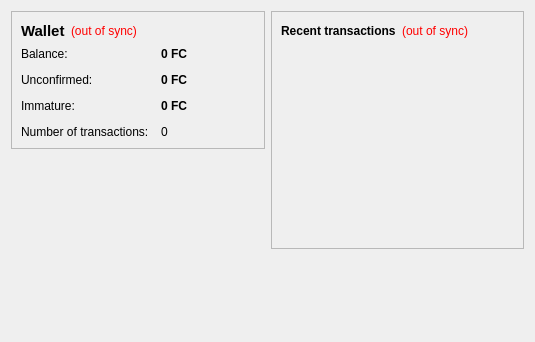
<?xml version="1.0" encoding="UTF-8"?>
<ui version="4.0">
 <class>OverviewPage</class>
 <widget class="QWidget" name="OverviewPage">
  <property name="geometry">
   <rect>
    <x>0</x>
    <y>0</y>
    <width>535</width>
    <height>342</height>
   </rect>
  </property>
  <property name="windowTitle">
   <string>Form</string>
  </property>
  <layout class="QHBoxLayout" name="horizontalLayout" stretch="1,1">
   <item>
    <layout class="QVBoxLayout" name="verticalLayout_2">
     <item>
      <widget class="QFrame" name="frame">
       <property name="frameShape">
        <enum>QFrame::StyledPanel</enum>
       </property>
       <property name="frameShadow">
        <enum>QFrame::Raised</enum>
       </property>
       <layout class="QVBoxLayout" name="verticalLayout_4">
        <item>
         <layout class="QHBoxLayout" name="horizontalLayout_4">
          <item>
           <widget class="QLabel" name="label_5">
            <property name="font">
             <font>
              <pointsize>11</pointsize>
              <weight>75</weight>
              <bold>true</bold>
             </font>
            </property>
            <property name="text">
             <string>Wallet</string>
            </property>
           </widget>
          </item>
          <item>
           <widget class="QLabel" name="labelWalletStatus">
            <property name="toolTip">
             <string>The displayed information may be out of date. Your wallet automatically synchronizes with the Turko network after a connection is established, but this process has not completed yet.</string>
            </property>
            <property name="styleSheet">
             <string notr="true">QLabel { color: red; }</string>
            </property>
            <property name="text">
             <string notr="true">(out of sync)</string>
            </property>
            <property name="alignment">
             <set>Qt::AlignLeading|Qt::AlignLeft|Qt::AlignVCenter</set>
            </property>
           </widget>
          </item>
          <item>
           <spacer name="horizontalSpacer_2">
            <property name="orientation">
             <enum>Qt::Horizontal</enum>
            </property>
            <property name="sizeHint" stdset="0">
             <size>
              <width>40</width>
              <height>20</height>
             </size>
            </property>
           </spacer>
          </item>
         </layout>
        </item>
        <item>
         <layout class="QFormLayout" name="formLayout_2">
          <property name="fieldGrowthPolicy">
           <enum>QFormLayout::AllNonFixedFieldsGrow</enum>
          </property>
          <property name="horizontalSpacing">
           <number>12</number>
          </property>
          <property name="verticalSpacing">
           <number>12</number>
          </property>
          <item row="0" column="0">
           <widget class="QLabel" name="label">
            <property name="text">
             <string>Balance:</string>
            </property>
           </widget>
          </item>
          <item row="0" column="1">
           <widget class="QLabel" name="labelBalance">
            <property name="font">
             <font>
              <weight>75</weight>
              <bold>true</bold>
             </font>
            </property>
            <property name="cursor">
             <cursorShape>IBeamCursor</cursorShape>
            </property>
            <property name="toolTip">
             <string>Your current balance</string>
            </property>
            <property name="text">
             <string notr="true">0 FC</string>
            </property>
            <property name="textInteractionFlags">
             <set>Qt::LinksAccessibleByMouse|Qt::TextSelectableByKeyboard|Qt::TextSelectableByMouse</set>
            </property>
           </widget>
          </item>
          <item row="1" column="0">
           <widget class="QLabel" name="label_3">
            <property name="text">
             <string>Unconfirmed:</string>
            </property>
           </widget>
          </item>
          <item row="1" column="1">
           <widget class="QLabel" name="labelUnconfirmed">
            <property name="font">
             <font>
              <weight>75</weight>
              <bold>true</bold>
             </font>
            </property>
            <property name="cursor">
             <cursorShape>IBeamCursor</cursorShape>
            </property>
            <property name="toolTip">
             <string>Total of transactions that have yet to be confirmed, and do not yet count toward the current balance</string>
            </property>
            <property name="text">
             <string notr="true">0 FC</string>
            </property>
            <property name="textInteractionFlags">
             <set>Qt::LinksAccessibleByMouse|Qt::TextSelectableByKeyboard|Qt::TextSelectableByMouse</set>
            </property>
           </widget>
          </item>
          <item row="3" column="0">
           <widget class="QLabel" name="label_2">
            <property name="text">
             <string>Number of transactions:</string>
            </property>
           </widget>
          </item>
          <item row="3" column="1">
           <widget class="QLabel" name="labelNumTransactions">
            <property name="toolTip">
             <string>Total number of transactions in wallet</string>
            </property>
            <property name="text">
             <string notr="true">0</string>
            </property>
           </widget>
          </item>
          <item row="2" column="0">
           <widget class="QLabel" name="labelImmatureText">
            <property name="text">
             <string>Immature:</string>
            </property>
           </widget>
          </item>
          <item row="2" column="1">
           <widget class="QLabel" name="labelImmature">
            <property name="font">
             <font>
              <weight>75</weight>
              <bold>true</bold>
             </font>
            </property>
            <property name="toolTip">
             <string>Mined balance that has not yet matured</string>
            </property>
            <property name="text">
             <string notr="true">0 FC</string>
            </property>
            <property name="textInteractionFlags">
             <set>Qt::LinksAccessibleByMouse|Qt::TextSelectableByKeyboard|Qt::TextSelectableByMouse</set>
            </property>
           </widget>
          </item>
         </layout>
        </item>
       </layout>
      </widget>
     </item>
     <item>
      <widget class="QLabel" name="icon">
       <property name="sizePolicy">
        <sizepolicy hsizetype="Expanding" vsizetype="Expanding">
         <horstretch>1</horstretch>
         <verstretch>1</verstretch>
        </sizepolicy>
       </property>
       <property name="minimumSize">
        <size>
         <width>56</width>
         <height>56</height>
        </size>
       </property>
       <property name="maximumSize">
        <size>
         <width>256</width>
         <height>256</height>
        </size>
       </property>
       <property name="sizeIncrement">
        <size>
         <width>4</width>
         <height>4</height>
        </size>
       </property>
       <property name="baseSize">
        <size>
         <width>56</width>
         <height>56</height>
        </size>
       </property>
       <property name="text">
        <string/>
       </property>
       <property name="pixmap">
        <pixmap resource="../bitcoin.qrc">:/icons/bitcoin</pixmap>
       </property>
       <property name="scaledContents">
        <bool>true</bool>
       </property>
      </widget>
     </item>
    </layout>
   </item>
   <item>
    <layout class="QVBoxLayout" name="verticalLayout_3">
     <item>
      <widget class="QFrame" name="frame_2">
       <property name="frameShape">
        <enum>QFrame::StyledPanel</enum>
       </property>
       <property name="frameShadow">
        <enum>QFrame::Raised</enum>
       </property>
       <layout class="QVBoxLayout" name="verticalLayout">
        <item>
         <layout class="QHBoxLayout" name="horizontalLayout_2">
          <item>
           <widget class="QLabel" name="label_4">
            <property name="text">
             <string>&lt;b&gt;Recent transactions&lt;/b&gt;</string>
            </property>
           </widget>
          </item>
          <item>
           <widget class="QLabel" name="labelTransactionsStatus">
            <property name="toolTip">
             <string>The displayed information may be out of date. Your wallet automatically synchronizes with the Turko network after a connection is established, but this process has not completed yet.</string>
            </property>
            <property name="styleSheet">
             <string notr="true">QLabel { color: red; }</string>
            </property>
            <property name="text">
             <string notr="true">(out of sync)</string>
            </property>
            <property name="alignment">
             <set>Qt::AlignRight|Qt::AlignTrailing|Qt::AlignVCenter</set>
            </property>
           </widget>
          </item>
          <item>
           <spacer name="horizontalSpacer">
            <property name="orientation">
             <enum>Qt::Horizontal</enum>
            </property>
            <property name="sizeHint" stdset="0">
             <size>
              <width>40</width>
              <height>20</height>
             </size>
            </property>
           </spacer>
          </item>
         </layout>
        </item>
        <item>
         <widget class="QListView" name="listTransactions">
          <property name="styleSheet">
           <string notr="true">QListView { background: transparent; }</string>
          </property>
          <property name="frameShape">
           <enum>QFrame::NoFrame</enum>
          </property>
          <property name="verticalScrollBarPolicy">
           <enum>Qt::ScrollBarAlwaysOff</enum>
          </property>
          <property name="horizontalScrollBarPolicy">
           <enum>Qt::ScrollBarAlwaysOff</enum>
          </property>
          <property name="selectionMode">
           <enum>QAbstractItemView::NoSelection</enum>
          </property>
         </widget>
        </item>
       </layout>
      </widget>
     </item>
     <item>
      <spacer name="verticalSpacer_2">
       <property name="orientation">
        <enum>Qt::Vertical</enum>
       </property>
       <property name="sizeHint" stdset="0">
        <size>
         <width>20</width>
         <height>40</height>
        </size>
       </property>
      </spacer>
     </item>
    </layout>
   </item>
  </layout>
 </widget>
 <resources>
  <include location="../bitcoin.qrc"/>
 </resources>
 <connections/>
</ui>
